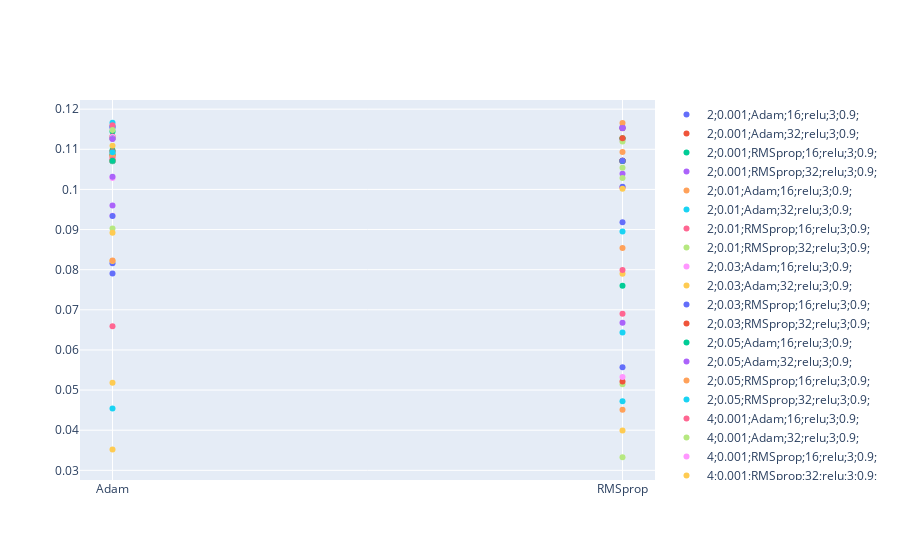

The notebook cell saved with this chart:
### Code cell
import plotly.graph_objects as go


fig = go.Figure()

for g in groups:
    x = g["Optimizer"]
    y = [max(g["Acc"])]
    label = "".join([str(g[i].unique()[0]) + ";" for i in criterea])
    fig.add_trace(go.Scatter(x=x, y=y,
                        mode='markers',
                        name=label))
print(criterea)
fig.show()
